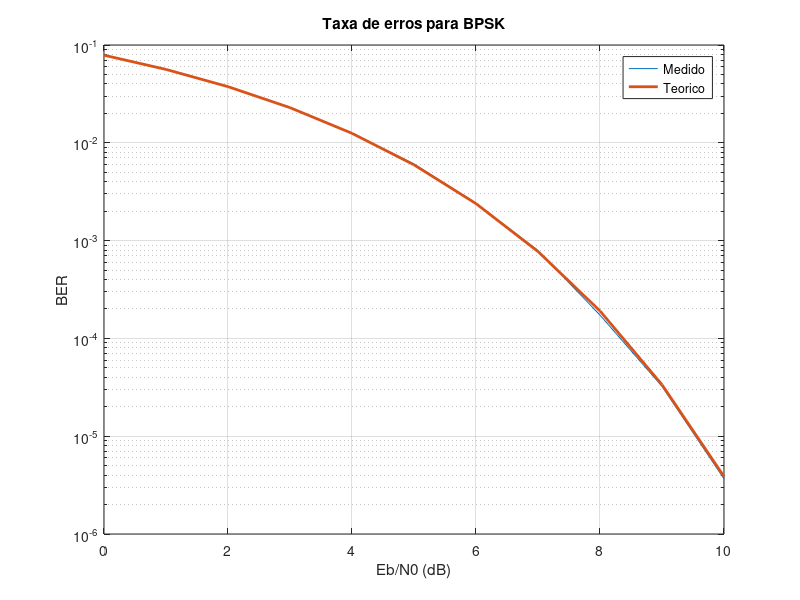

The MATLAB script that drew this image:
clear all;
close all;

num_b = 3000000; %quantidade de bits simulados
bits = complex(2*randi(2, 1, num_b)-3, 0); %vetor complexo com parte real {-1, 1} e parte imaginaria = 0

Eb_N0_dB = 0:1:10; %faixa de Eb/N0 a ser simulada (em dB)
Eb_N0_lin = 10 .^ (Eb_N0_dB/10); %Eb/N0 linearizado
Eb = 1; %energia por simbolo e constante (1^2 = (-1)^2 = 1), 1 bit por simbolo (caso geral: energia media por simbolo / bits por simbolo)
NP = Eb ./ (Eb_N0_lin); %potencia do ruido
NA = sqrt(NP); %amplitude e a raiz quadrada da potencia

ber = zeros(size(Eb_N0_lin)); %pre-allocates BER vector
    
for i = 1:length(Eb_N0_lin)
    n = NA(i)*complex(randn(1, num_b), randn(1, num_b))*sqrt(0.5); %vetor de ruido com desvio padrao igual a amplitude do ruido
    r = bits + n; % canal AWNG
    demod = sign(real(r)); % sinal da parte real determina o valor do bit
    ber(i) = sum(bits ~= demod) / num_b; % conta erros e calcula o BER
end

ber_theoretical = 0.5*erfc(sqrt(Eb_N0_lin)); %BER teorico

semilogy(Eb_N0_dB, ber, Eb_N0_dB, ber_theoretical, 'LineWidth', 2);
grid on;
title('Taxa de erros para BPSK');
legend('Medido', 'Teorico');
ylabel('BER');
xlabel('Eb/N0 (dB)');